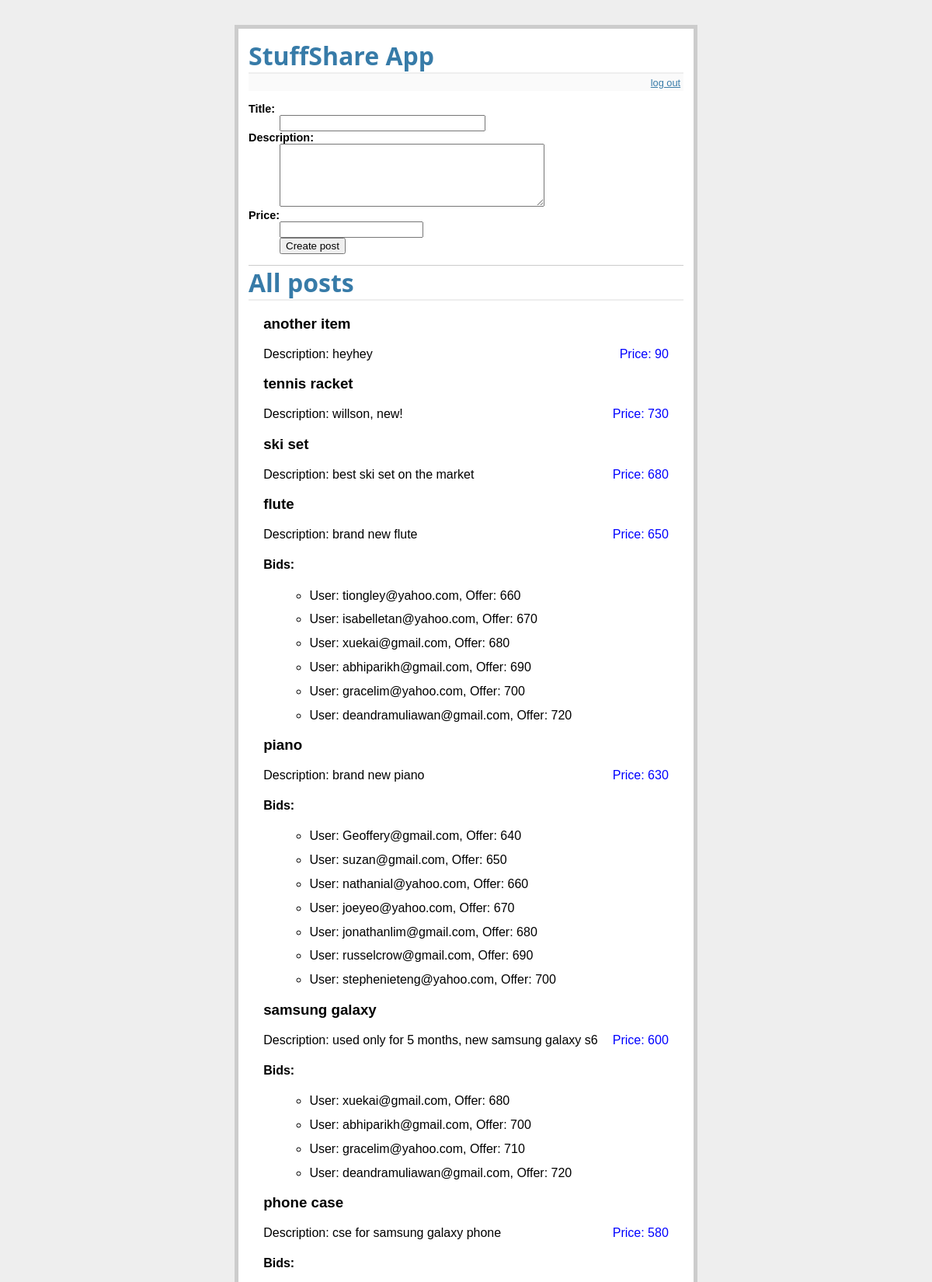
The page / (signed in, upper part) on the database its author committed.
### tables this page shows
CREATE TABLE posts (
    id integer primary key, -- default autoincrements, so do not supply a value. See https://sqlite.org/autoinc.html. 
    title char(100) not null,
    description text, 
    user_email char(100) not null,
    price numeric not null,
    foreign key (user_email) references users (email)
);

CREATE TABLE bids (
    user_email char(100),
    post_id integer,
    offer numeric not null,
    accepted integer default 0, -- sqlite does NOT have a boolean type. See http://www.sqlite.org/datatype3.html. 
    primary key (user_email, post_id),
    foreign key (user_email) references users (email),
    foreign key (post_id) references posts (id)
);

### stuffshare.py (the view)
@app.route('/')
def show_posts():
    posts_cursor = g.db.execute('select * from posts order by id desc')
    posts = []
    for row in posts_cursor.fetchall():
        bids_cursor = g.db.execute(
            'select * from bids where post_id = ?', [row[0]])
        posts.append(dict(title=row[1], price=row[4],
                          desc=row[2], bids=bids_cursor.fetchall()))
    return render_template('show_posts.html', posts=posts)

### stuffshare.py (called while the page is built)
def connect_db():
    rv = sqlite3.connect(app.config['DATABASE'])
    rv.row_factory = sqlite3.Row
    return rv

@app.before_request
def before_request():
    g.db = connect_db()

@app.teardown_request
def teardown_request(exception):
    db = getattr(g, 'db', None)
    if db is not None:
        db.close()

### templates/show_posts.html
{% extends "layout.html" %} {% block body %} {% if session.logged_in %}
<form action="add_post" method=post class=add-entry>
    <dl>
        <dt>Title:
            <dd>
                <input type=text size=30 name=title>
                <dt>Description:
                    <dd>
                        <textarea name=desc rows=5 cols=40></textarea>
                        <dt>Price:
                            <dd>
                                <input type=number name=price rows=5 cols=40>
                                <dd>
                                    <input type=submit value="Create post">
    </dl>
</form>
{% endif %}
<h1>All posts</h1>
<ul class=entries>
    {% for post in posts %}
    <li>
        <h3 class=post-title>{{ post.title }}</h3>
        <div class=post-price>Price: {{ post.price }}</div>
        <div class=post-desc>Description: {{ post.desc|safe }}</div>
        {% if post.bids %}
        <h4>Bids:</h4>
        {% endif %} {% for bid in post.bids %}
        <ul>
            <li>User: {{ bid[0] }}, Offer: {{ bid[2] }}</li>
        </ul>
        {% endfor %} {% else %}
        <em>Unbelievable. No posts here so far.</em>
        {% endfor %}
</ul>
{% endblock %}

### static/style.css (style rules this page uses)
a, h1 { color: #377ba8; }
h1, h2 { font-family: 'Open Sans', sans-serif; margin: 0; }
h1 { border-bottom: 2px solid #eee; }
.entries { list-style: none; margin: 0; padding: 0; }
.entries li { margin: 0.8em 1.2em; }
.add-entry { font-size: 0.9em; border-bottom: 1px solid #ccc; }
.add-entry dl { font-weight: bold; }
.post-price { float: right; color: blue; }
.post-desc { display: block; }

### rows shown on the page
posts: title "another item", price "90", desc "heyhey"
posts: title "tennis racket", price "730", desc "willson, new!"
posts: title "ski set", price "680", desc "best ski set on the market"
posts: title "flute", price "650", desc "brand new flute", shows "Bids:"
bids: user_email "tiongley@yahoo.com", offer "660"
bids: user_email "isabelletan@yahoo.com", offer "670"
bids: user_email "xuekai@gmail.com", offer "680"
bids: user_email "abhiparikh@gmail.com", offer "690"
bids: user_email "gracelim@yahoo.com", offer "700"
bids: user_email "deandramuliawan@gmail.com", offer "720"
posts: title "piano", price "630", desc "brand new piano", shows "Bids:"
bids: user_email "Geoffery@gmail.com", offer "640"
bids: user_email "suzan@gmail.com", offer "650"
bids: user_email "nathanial@yahoo.com", offer "660"
bids: user_email "joeyeo@yahoo.com", offer "670"
bids: user_email "jonathanlim@gmail.com", offer "680"
bids: user_email "russelcrow@gmail.com", offer "690"
bids: user_email "stephenieteng@yahoo.com", offer "700"
posts: title "samsung galaxy", price "600", desc "used only for 5 months, new samsung galaxy s6", shows "Bids:"
bids: user_email "xuekai@gmail.com", offer "680"
bids: user_email "abhiparikh@gmail.com", offer "700"
bids: user_email "gracelim@yahoo.com", offer "710"
bids: user_email "deandramuliawan@gmail.com", offer "720"
posts: title "phone case", price "580", desc "cse for samsung galaxy phone", shows "Bids:"
